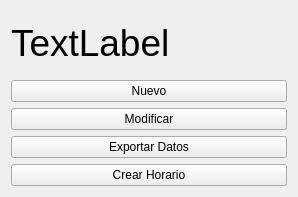
<?xml version="1.0" encoding="UTF-8"?>
<ui version="4.0">
 <class>Horario</class>
 <widget class="QWidget" name="Horario">
  <property name="geometry">
   <rect>
    <x>0</x>
    <y>0</y>
    <width>298</width>
    <height>197</height>
   </rect>
  </property>
  <property name="windowTitle">
   <string>horario</string>
  </property>
  <layout class="QVBoxLayout" name="verticalLayout">
   <item>
    <widget class="QLabel" name="Title">
     <property name="font">
      <font>
       <pointsize>28</pointsize>
      </font>
     </property>
     <property name="text">
      <string>TextLabel</string>
     </property>
    </widget>
   </item>
   <item>
    <widget class="QPushButton" name="add">
     <property name="text">
      <string>Nuevo</string>
     </property>
    </widget>
   </item>
   <item>
    <widget class="QPushButton" name="modificar">
     <property name="text">
      <string>Modificar</string>
     </property>
    </widget>
   </item>
   <item>
    <widget class="QPushButton" name="exportar">
     <property name="text">
      <string>Exportar Datos</string>
     </property>
    </widget>
   </item>
   <item>
    <widget class="QPushButton" name="crearHorario">
     <property name="text">
      <string>Crear Horario</string>
     </property>
    </widget>
   </item>
  </layout>
 </widget>
 <resources/>
 <connections/>
</ui>
